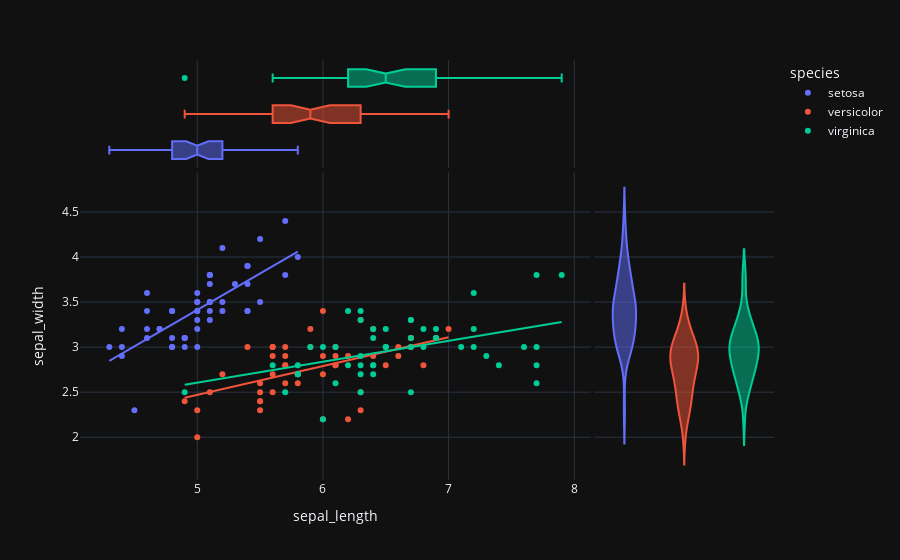

Source (notebook cell):
### Code cell
px.scatter (iris,x='sepal_length',y='sepal_width',color='species',
            marginal_y ='violin',marginal_x='box',trendline='ols',template='plotly_dark')

### Figure 1 — Plotly figure (JSON) as saved in the notebook; plotly's stock layout.template omitted (floating-point values rounded to 4 significant figures)
{"data": [{"hovertemplate": "species=setosa<br>sepal_length=%{x}<br>sepal_width=%{y}<extra></extra>", "legendgroup": "setosa", "marker": {"color": "#636efa", "symbol": "circle"}, "mode": "markers", "name": "setosa", "orientation": "v", "showlegend": true, "type": "scatter", "x": [5.1, 4.9, 4.7, 4.6, 5, 5.4, 4.6, 5, 4.4, 4.9, 5.4, 4.8, 4.8, 4.3, 5.8, 5.7, 5.4, 5.1, 5.7, 5.1, 5.4, 5.1, 4.6, 5.1, 4.8, 5, 5, 5.2, 5.2, 4.7, 4.8, 5.4, 5.2, 5.5, 4.9, 5, 5.5, 4.9, 4.4, 5.1, 5, 4.5, 4.4, 5, 5.1, 4.8, 5.1, 4.6, 5.3, 5], "xaxis": "x", "y": [3.5, 3, 3.2, 3.1, 3.6, 3.9, 3.4, 3.4, 2.9, 3.1, 3.7, 3.4, 3, 3, 4, 4.4, 3.9, 3.5, 3.8, 3.8, 3.4, 3.7, 3.6, 3.3, 3.4, 3, 3.4, 3.5, 3.4, 3.2, 3.1, 3.4, 4.1, 4.2, 3.1, 3.2, 3.5, 3.1, 3, 3.4, 3.5, 2.3, 3.2, 3.5, 3.8, 3, 3.8, 3.2, 3.7, 3.3], "yaxis": "y"}, {"alignmentgroup": "True", "hovertemplate": "species=setosa<br>sepal_length=%{x}<extra></extra>", "legendgroup": "setosa", "marker": {"color": "#636efa", "symbol": "circle"}, "name": "setosa", "notched": true, "offsetgroup": "setosa", "showlegend": false, "type": "box", "x": [5.1, 4.9, 4.7, 4.6, 5, 5.4, 4.6, 5, 4.4, 4.9, 5.4, 4.8, 4.8, 4.3, 5.8, 5.7, 5.4, 5.1, 5.7, 5.1, 5.4, 5.1, 4.6, 5.1, 4.8, 5, 5, 5.2, 5.2, 4.7, 4.8, 5.4, 5.2, 5.5, 4.9, 5, 5.5, 4.9, 4.4, 5.1, 5, 4.5, 4.4, 5, 5.1, 4.8, 5.1, 4.6, 5.3, 5], "xaxis": "x3", "yaxis": "y3"}, {"alignmentgroup": "True", "hovertemplate": "species=setosa<br>sepal_width=%{y}<extra></extra>", "legendgroup": "setosa", "marker": {"color": "#636efa", "symbol": "circle"}, "name": "setosa", "offsetgroup": "setosa", "scalegroup": "y", "showlegend": false, "type": "violin", "xaxis": "x2", "y": [3.5, 3, 3.2, 3.1, 3.6, 3.9, 3.4, 3.4, 2.9, 3.1, 3.7, 3.4, 3, 3, 4, 4.4, 3.9, 3.5, 3.8, 3.8, 3.4, 3.7, 3.6, 3.3, 3.4, 3, 3.4, 3.5, 3.4, 3.2, 3.1, 3.4, 4.1, 4.2, 3.1, 3.2, 3.5, 3.1, 3, 3.4, 3.5, 2.3, 3.2, 3.5, 3.8, 3, 3.8, 3.2, 3.7, 3.3], "yaxis": "y2"}, {"hovertemplate": "<b>OLS trendline</b><br>sepal_width = 0.807234 * sepal_length + -0.623012<br>R<sup>2</sup>=0.557681<br><br>species=setosa<br>sepal_length=%{x}<br>sepal_width=%{y} <b>(trend)</b><extra></extra>", "legendgroup": "setosa", "marker": {"color": "#636efa", "symbol": "circle"}, "mode": "lines", "name": "setosa", "showlegend": false, "type": "scatter", "x": [4.3, 4.4, 4.4, 4.4, 4.5, 4.6, 4.6, 4.6, 4.6, 4.7, 4.7, 4.8, 4.8, 4.8, 4.8, 4.8, 4.9, 4.9, 4.9, 4.9, 5, 5, 5, 5, 5, 5, 5, 5, 5.1, 5.1, 5.1, 5.1, 5.1, 5.1, 5.1, 5.1, 5.2, 5.2, 5.2, 5.3, 5.4, 5.4, 5.4, 5.4, 5.4, 5.5, 5.5, 5.7, 5.7, 5.8], "xaxis": "x", "y": [2.848, 2.929, 2.929, 2.929, 3.01, 3.09, 3.09, 3.09, 3.09, 3.171, 3.171, 3.252, 3.252, 3.252, 3.252, 3.252, 3.332, 3.332, 3.332, 3.332, 3.413, 3.413, 3.413, 3.413, 3.413, 3.413, 3.413, 3.413, 3.494, 3.494, 3.494, 3.494, 3.494, 3.494, 3.494, 3.494, 3.575, 3.575, 3.575, 3.655, 3.736, 3.736, 3.736, 3.736, 3.736, 3.817, 3.817, 3.978, 3.978, 4.059], "yaxis": "y"}, {"hovertemplate": "species=versicolor<br>sepal_length=%{x}<br>sepal_width=%{y}<extra></extra>", "legendgroup": "versicolor", "marker": {"color": "#EF553B", "symbol": "circle"}, "mode": "markers", "name": "versicolor", "orientation": "v", "showlegend": true, "type": "scatter", "x": [7, 6.4, 6.9, 5.5, 6.5, 5.7, 6.3, 4.9, 6.6, 5.2, 5, 5.9, 6, 6.1, 5.6, 6.7, 5.6, 5.8, 6.2, 5.6, 5.9, 6.1, 6.3, 6.1, 6.4, 6.6, 6.8, 6.7, 6, 5.7, 5.5, 5.5, 5.8, 6, 5.4, 6, 6.7, 6.3, 5.6, 5.5, 5.5, 6.1, 5.8, 5, 5.6, 5.7, 5.7, 6.2, 5.1, 5.7], "xaxis": "x", "y": [3.2, 3.2, 3.1, 2.3, 2.8, 2.8, 3.3, 2.4, 2.9, 2.7, 2, 3, 2.2, 2.9, 2.9, 3.1, 3, 2.7, 2.2, 2.5, 3.2, 2.8, 2.5, 2.8, 2.9, 3, 2.8, 3, 2.9, 2.6, 2.4, 2.4, 2.7, 2.7, 3, 3.4, 3.1, 2.3, 3, 2.5, 2.6, 3, 2.6, 2.3, 2.7, 3, 2.9, 2.9, 2.5, 2.8], "yaxis": "y"}, {"alignmentgroup": "True", "hovertemplate": "species=versicolor<br>sepal_length=%{x}<extra></extra>", "legendgroup": "versicolor", "marker": {"color": "#EF553B", "symbol": "circle"}, "name": "versicolor", "notched": true, "offsetgroup": "versicolor", "showlegend": false, "type": "box", "x": [7, 6.4, 6.9, 5.5, 6.5, 5.7, 6.3, 4.9, 6.6, 5.2, 5, 5.9, 6, 6.1, 5.6, 6.7, 5.6, 5.8, 6.2, 5.6, 5.9, 6.1, 6.3, 6.1, 6.4, 6.6, 6.8, 6.7, 6, 5.7, 5.5, 5.5, 5.8, 6, 5.4, 6, 6.7, 6.3, 5.6, 5.5, 5.5, 6.1, 5.8, 5, 5.6, 5.7, 5.7, 6.2, 5.1, 5.7], "xaxis": "x3", "yaxis": "y3"}, {"alignmentgroup": "True", "hovertemplate": "species=versicolor<br>sepal_width=%{y}<extra></extra>", "legendgroup": "versicolor", "marker": {"color": "#EF553B", "symbol": "circle"}, "name": "versicolor", "offsetgroup": "versicolor", "scalegroup": "y", "showlegend": false, "type": "violin", "xaxis": "x2", "y": [3.2, 3.2, 3.1, 2.3, 2.8, 2.8, 3.3, 2.4, 2.9, 2.7, 2, 3, 2.2, 2.9, 2.9, 3.1, 3, 2.7, 2.2, 2.5, 3.2, 2.8, 2.5, 2.8, 2.9, 3, 2.8, 3, 2.9, 2.6, 2.4, 2.4, 2.7, 2.7, 3, 3.4, 3.1, 2.3, 3, 2.5, 2.6, 3, 2.6, 2.3, 2.7, 3, 2.9, 2.9, 2.5, 2.8], "yaxis": "y2"}, {"hovertemplate": "<b>OLS trendline</b><br>sepal_width = 0.319719 * sepal_length + 0.872146<br>R<sup>2</sup>=0.276582<br><br>species=versicolor<br>sepal_length=%{x}<br>sepal_width=%{y} <b>(trend)</b><extra></extra>", "legendgroup": "versicolor", "marker": {"color": "#EF553B", "symbol": "circle"}, "mode": "lines", "name": "versicolor", "showlegend": false, "type": "scatter", "x": [4.9, 5, 5, 5.1, 5.2, 5.4, 5.5, 5.5, 5.5, 5.5, 5.5, 5.6, 5.6, 5.6, 5.6, 5.6, 5.7, 5.7, 5.7, 5.7, 5.7, 5.8, 5.8, 5.8, 5.9, 5.9, 6, 6, 6, 6, 6.1, 6.1, 6.1, 6.1, 6.2, 6.2, 6.3, 6.3, 6.3, 6.4, 6.4, 6.5, 6.6, 6.6, 6.7, 6.7, 6.7, 6.8, 6.9, 7], "xaxis": "x", "y": [2.439, 2.471, 2.471, 2.503, 2.535, 2.599, 2.631, 2.631, 2.631, 2.631, 2.631, 2.663, 2.663, 2.663, 2.663, 2.663, 2.695, 2.695, 2.695, 2.695, 2.695, 2.727, 2.727, 2.727, 2.758, 2.758, 2.79, 2.79, 2.79, 2.79, 2.822, 2.822, 2.822, 2.822, 2.854, 2.854, 2.886, 2.886, 2.886, 2.918, 2.918, 2.95, 2.982, 2.982, 3.014, 3.014, 3.014, 3.046, 3.078, 3.11], "yaxis": "y"}, {"hovertemplate": "species=virginica<br>sepal_length=%{x}<br>sepal_width=%{y}<extra></extra>", "legendgroup": "virginica", "marker": {"color": "#00cc96", "symbol": "circle"}, "mode": "markers", "name": "virginica", "orientation": "v", "showlegend": true, "type": "scatter", "x": [6.3, 5.8, 7.1, 6.3, 6.5, 7.6, 4.9, 7.3, 6.7, 7.2, 6.5, 6.4, 6.8, 5.7, 5.8, 6.4, 6.5, 7.7, 7.7, 6, 6.9, 5.6, 7.7, 6.3, 6.7, 7.2, 6.2, 6.1, 6.4, 7.2, 7.4, 7.9, 6.4, 6.3, 6.1, 7.7, 6.3, 6.4, 6, 6.9, 6.7, 6.9, 5.8, 6.8, 6.7, 6.7, 6.3, 6.5, 6.2, 5.9], "xaxis": "x", "y": [3.3, 2.7, 3, 2.9, 3, 3, 2.5, 2.9, 2.5, 3.6, 3.2, 2.7, 3, 2.5, 2.8, 3.2, 3, 3.8, 2.6, 2.2, 3.2, 2.8, 2.8, 2.7, 3.3, 3.2, 2.8, 3, 2.8, 3, 2.8, 3.8, 2.8, 2.8, 2.6, 3, 3.4, 3.1, 3, 3.1, 3.1, 3.1, 2.7, 3.2, 3.3, 3, 2.5, 3, 3.4, 3], "yaxis": "y"}, {"alignmentgroup": "True", "hovertemplate": "species=virginica<br>sepal_length=%{x}<extra></extra>", "legendgroup": "virginica", "marker": {"color": "#00cc96", "symbol": "circle"}, "name": "virginica", "notched": true, "offsetgroup": "virginica", "showlegend": false, "type": "box", "x": [6.3, 5.8, 7.1, 6.3, 6.5, 7.6, 4.9, 7.3, 6.7, 7.2, 6.5, 6.4, 6.8, 5.7, 5.8, 6.4, 6.5, 7.7, 7.7, 6, 6.9, 5.6, 7.7, 6.3, 6.7, 7.2, 6.2, 6.1, 6.4, 7.2, 7.4, 7.9, 6.4, 6.3, 6.1, 7.7, 6.3, 6.4, 6, 6.9, 6.7, 6.9, 5.8, 6.8, 6.7, 6.7, 6.3, 6.5, 6.2, 5.9], "xaxis": "x3", "yaxis": "y3"}, {"alignmentgroup": "True", "hovertemplate": "species=virginica<br>sepal_width=%{y}<extra></extra>", "legendgroup": "virginica", "marker": {"color": "#00cc96", "symbol": "circle"}, "name": "virginica", "offsetgroup": "virginica", "scalegroup": "y", "showlegend": false, "type": "violin", "xaxis": "x2", "y": [3.3, 2.7, 3, 2.9, 3, 3, 2.5, 2.9, 2.5, 3.6, 3.2, 2.7, 3, 2.5, 2.8, 3.2, 3, 3.8, 2.6, 2.2, 3.2, 2.8, 2.8, 2.7, 3.3, 3.2, 2.8, 3, 2.8, 3, 2.8, 3.8, 2.8, 2.8, 2.6, 3, 3.4, 3.1, 3, 3.1, 3.1, 3.1, 2.7, 3.2, 3.3, 3, 2.5, 3, 3.4, 3], "yaxis": "y2"}, {"hovertemplate": "<b>OLS trendline</b><br>sepal_width = 0.23189 * sepal_length + 1.44631<br>R<sup>2</sup>=0.209057<br><br>species=virginica<br>sepal_length=%{x}<br>sepal_width=%{y} <b>(trend)</b><extra></extra>", "legendgroup": "virginica", "marker": {"color": "#00cc96", "symbol": "circle"}, "mode": "lines", "name": "virginica", "showlegend": false, "type": "scatter", "x": [4.9, 5.6, 5.7, 5.8, 5.8, 5.8, 5.9, 6, 6, 6.1, 6.1, 6.2, 6.2, 6.3, 6.3, 6.3, 6.3, 6.3, 6.3, 6.4, 6.4, 6.4, 6.4, 6.4, 6.5, 6.5, 6.5, 6.5, 6.7, 6.7, 6.7, 6.7, 6.7, 6.8, 6.8, 6.9, 6.9, 6.9, 7.1, 7.2, 7.2, 7.2, 7.3, 7.4, 7.6, 7.7, 7.7, 7.7, 7.7, 7.9], "xaxis": "x", "y": [2.583, 2.745, 2.768, 2.791, 2.791, 2.791, 2.814, 2.838, 2.838, 2.861, 2.861, 2.884, 2.884, 2.907, 2.907, 2.907, 2.907, 2.907, 2.907, 2.93, 2.93, 2.93, 2.93, 2.93, 2.954, 2.954, 2.954, 2.954, 3.0, 3.0, 3.0, 3.0, 3.0, 3.023, 3.023, 3.046, 3.046, 3.046, 3.093, 3.116, 3.116, 3.116, 3.139, 3.162, 3.209, 3.232, 3.232, 3.232, 3.232, 3.278], "yaxis": "y"}], "layout": {"legend": {"title": {"text": "species"}, "tracegroupgap": 0}, "margin": {"t": 60}, "xaxis": {"anchor": "y", "domain": [0, 0.7363], "title": {"text": "sepal_length"}}, "xaxis2": {"anchor": "y2", "domain": [0.7413, 1], "matches": "x2", "showgrid": false, "showline": false, "showticklabels": false, "ticks": ""}, "xaxis3": {"anchor": "y3", "domain": [0, 0.7363], "matches": "x", "showgrid": true, "showticklabels": false}, "xaxis4": {"anchor": "y4", "domain": [0.7413, 1], "matches": "x2", "showgrid": false, "showline": false, "showticklabels": false, "ticks": ""}, "yaxis": {"anchor": "x", "domain": [0, 0.7326], "title": {"text": "sepal_width"}}, "yaxis2": {"anchor": "x2", "domain": [0, 0.7326], "matches": "y", "showgrid": true, "showticklabels": false}, "yaxis3": {"anchor": "x3", "domain": [0.7426, 1], "matches": "y3", "showgrid": false, "showline": false, "showticklabels": false, "ticks": ""}, "yaxis4": {"anchor": "x4", "domain": [0.7426, 1], "matches": "y3", "showgrid": true, "showline": false, "showticklabels": false, "ticks": ""}}}
